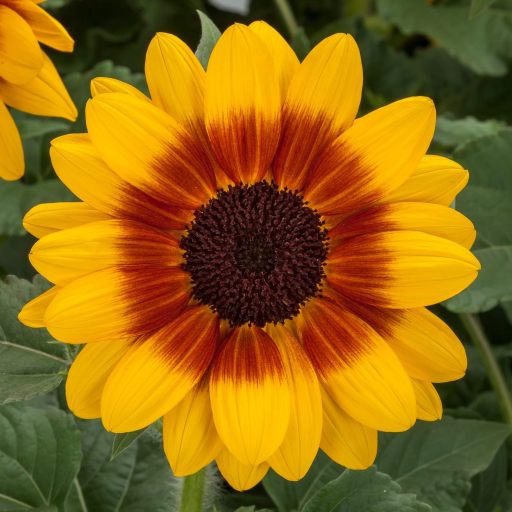
#> input picture assets/sunflower-1024x1024.jpg, 1024 x 1024 px (shown at 1/2 size)
$ python -i image_processor.py   (imports and definitions only)   (older library calls are emulated)
#> lines starting #> are read from the running program, lines starting #| are printed output that depends on the picture
### mosaic_generator/utils.py
"""Helper functions shared by the other modules.

* Input validation -- `check_int`, `check_float`, `check_choice` raise `MosaicInputError`
  with a message that names the parameter, the bad value and what is allowed.
* Files           -- `read_image_file` reads an image file as RGB, with clear errors.
* Timing          -- `StageTimer` measures each step of the pipeline, for the
                     processing-time display in the web app.
* Memory          -- `scratch` hands out reusable work arrays; `freeze` makes a cached
                     array read-only.
"""

from __future__ import annotations

import threading
import time
from collections import OrderedDict
from contextlib import contextmanager
from pathlib import Path
from typing import Iterator, Sequence

import cv2
import numpy as np

from . import config


# --------------------------------------------------------------------------------------
# Input validation
# --------------------------------------------------------------------------------------


class MosaicInputError(ValueError):
    """Raised when an argument or input image cannot be used to build a mosaic.

    It is a `ValueError`, so callers that already catch `ValueError` keep working.
    """


def check_int(name: str, value, low: int, high: int) -> int:
    """Check that `value` is a whole number in [low, high] and return it as an int.

    Parameters
    ----------
    name : str
        Parameter name, used in the error message.
    value : Any
        The value to check. Floats with no fractional part (e.g. 32.0 from a UI slider)
        are accepted.
    low, high : int
        Inclusive bounds.

    Returns
    -------
    int
        `value` converted to int.

    Raises
    ------
    MosaicInputError
        If `value` is not a whole number or lies outside [low, high].

    Example
    -------
    >>> check_int("grid_size", 32.0, 2, 256)
    32
    """
#> called with name = 'long_edge', value = 768, low = 32, high = 4096
    try:
        as_float = float(value)
#> as_float = 768
    except (TypeError, ValueError):
        raise MosaicInputError(f"{name} must be a whole number, got {value!r}") from None
    if not as_float.is_integer():
        raise MosaicInputError(f"{name} must be a whole number, got {value!r}")
    as_int = int(as_float)
#> as_int = 768
    if not low <= as_int <= high:
        raise MosaicInputError(f"{name} must be between {low} and {high}, got {as_int}")
    return as_int


# [114 lines left out: functions check_float, check_choice, read_image_file, not called in this run]


# --------------------------------------------------------------------------------------
# Timing
# --------------------------------------------------------------------------------------


class StageTimer:
    """Measure how long each named step of a computation takes.

    Use one `stage(...)` block per step; repeated names add up. Times are wall-clock
    milliseconds from `time.perf_counter`.

    Example
    -------
    >>> timer = StageTimer()
    >>> with timer.stage("match"):
    ...     pass
    >>> list(timer.stages_ms)
    ['match']
    """

    # [86 lines left out: functions __init__, stage, total_ms, freeze, not called in this run]


_local = threading.local()


# [51 lines left out: function scratch, not called in this run]

### mosaic_generator/image_processor.py
"""Image loading, preprocessing and grid division.

The steps that come before tile matching:

1. `load_image`            -- read a file, or accept an array or PIL image, as RGB uint8
2. `to_working_resolution` -- resize once, so the longest side is `long_edge` pixels
3. `crop_to_grid`          -- center-crop so the image splits into whole square cells
4. `cell_statistics`       -- mean color (and optionally contrast) of every cell

`prepare_image` runs steps 1-3 in one call. `segmented_view` turns the cell colors back
into a full-size picture of the grid, for display.

Example:
    >>> img = np.zeros((300, 400, 3), np.uint8)
    >>> grid = prepare_image(img, grid_size=20, long_edge=400)
    >>> grid.n_rows, grid.n_cols, grid.cell_px
    (15, 20, 20)
"""

from __future__ import annotations

from pathlib import Path
from typing import NamedTuple

import cv2
import numpy as np

from . import config
from .config import LUMA
from .utils import MosaicInputError, check_int, read_image_file


class GridImage(NamedTuple):
    """An image cropped to a whole number of square cells.

    Attributes
    ----------
    image : np.ndarray
        (n_rows * cell_px, n_cols * cell_px, 3) uint8 RGB image.
    n_rows : int
        Number of cell rows.
    n_cols : int
        Number of cell columns.
    cell_px : int
        Side of every cell, in pixels.
    """

    image: np.ndarray
    n_rows: int
    n_cols: int
    cell_px: int


# --------------------------------------------------------------------------------------
# Loading
# --------------------------------------------------------------------------------------


def as_rgb_uint8(image) -> np.ndarray:
    """Convert any image array to a contiguous (H, W, 3) uint8 RGB array.

    Handles the formats a web upload or an image library can produce: grayscale,
    single-channel, RGBA, and float images in [0, 1] or [0, 255].

    Parameters
    ----------
    image : array-like
        (H, W), (H, W, 1), (H, W, 3) or (H, W, 4) image of any numeric dtype, or an
        object NumPy can turn into one (e.g. a PIL image).

    Returns
    -------
    np.ndarray
        (H, W, 3) uint8 RGB image.

    Raises
    ------
    MosaicInputError
        If there is no image, the array has the wrong shape, is empty, or contains
        NaN or infinite values.

    Example
    -------
    >>> as_rgb_uint8(np.full((2, 2), 0.5)).tolist()[0][0]
    [127, 127, 127]
    """
    if image is None:
        raise MosaicInputError("no image was given")
    arr = np.asarray(image)
    if arr.dtype == object or not np.issubdtype(arr.dtype, np.number):
        raise MosaicInputError(f"image must be numeric pixel data, got dtype {arr.dtype}")
    if arr.ndim not in (2, 3) or (arr.ndim == 3 and arr.shape[2] not in (1, 3, 4)):
        raise MosaicInputError(
            f"image must have shape (H, W), (H, W, 1), (H, W, 3) or (H, W, 4), got {arr.shape}")
    if arr.shape[0] == 0 or arr.shape[1] == 0:
        raise MosaicInputError(f"image is empty (shape {arr.shape})")

    if arr.dtype != np.uint8:
        if not np.all(np.isfinite(arr)):
            raise MosaicInputError("image contains NaN or infinite values")
        if np.issubdtype(arr.dtype, np.floating) and arr.max() <= 1.0:
            arr = arr * 255.0                     # floats from image libraries are often 0-1
        arr = np.clip(arr, 0, 255).astype(np.uint8)

    if arr.ndim == 2:
        arr = cv2.cvtColor(arr, cv2.COLOR_GRAY2RGB)
    elif arr.shape[2] == 1:
        arr = cv2.cvtColor(arr[:, :, 0], cv2.COLOR_GRAY2RGB)
    elif arr.shape[2] == 4:
        arr = cv2.cvtColor(arr, cv2.COLOR_RGBA2RGB)
    return np.ascontiguousarray(arr)


def load_image(source) -> np.ndarray:
    """Load an image from a file path, a NumPy array or a PIL image, as RGB uint8.

    Parameters
    ----------
    source : str, Path, np.ndarray or PIL.Image.Image
        A path to an image file, or the image itself.

    Returns
    -------
    np.ndarray
        (H, W, 3) uint8 RGB image.

    Raises
    ------
    MosaicInputError
        If the file cannot be read or the image data cannot be used
        (see `utils.read_image_file` and `as_rgb_uint8`).

    Example
    -------
    >>> load_image(np.zeros((4, 5), np.uint8)).shape
    (4, 5, 3)
    """
    if isinstance(source, (str, Path)):
        return read_image_file(source)
    return as_rgb_uint8(source)


# --------------------------------------------------------------------------------------
# Resizing and grid division
# --------------------------------------------------------------------------------------


def to_working_resolution(image: np.ndarray, long_edge: int = config.DEFAULT_LONG_EDGE) -> np.ndarray:
    """Resize an image once, so that its longest side is `long_edge` pixels.

    A fixed working resolution keeps the cost of a mosaic independent of how large a
    photo the user uploads. Shrinking uses area averaging, which averages over each
    output pixel's footprint and so keeps the cell colors accurate; enlarging uses cubic
    interpolation. An image that already has the right size is returned unchanged.

    Parameters
    ----------
    image : np.ndarray
        (H, W, 3) uint8 RGB image.
    long_edge : int, default config.DEFAULT_LONG_EDGE
        Target length of the longest side, between `config.MIN_LONG_EDGE` and
        `config.MAX_LONG_EDGE`.

    Returns
    -------
    np.ndarray
        The resized (or unchanged) image; the aspect ratio is kept.

    Raises
    ------
    MosaicInputError
        If `long_edge` is out of range.

    Example
    -------
    >>> to_working_resolution(np.zeros((100, 200, 3), np.uint8), 400).shape
    (200, 400, 3)
    """
    long_edge = check_int("long_edge", long_edge, config.MIN_LONG_EDGE, config.MAX_LONG_EDGE)
#> long_edge = 768
    h, w = image.shape[:2]
#> h = 1024; w = 1024
    scale = long_edge / max(h, w)
#> scale = 0.75
    if np.isclose(scale, 1.0):
        return image
    new_w, new_h = max(1, round(w * scale)), max(1, round(h * scale))
#> new_w = 768; new_h = 768
    interp = cv2.INTER_AREA if scale < 1 else cv2.INTER_CUBIC
#> interp = 3
    return cv2.resize(image, (new_w, new_h), interpolation=interp)
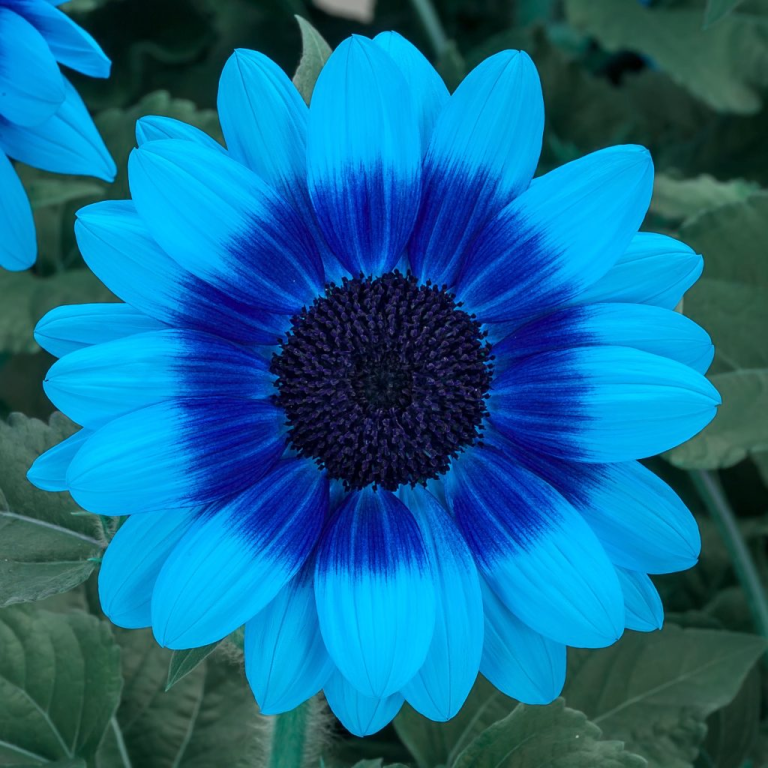
#> returned value: shape (768, 768, 3); mean of channels 0, 1, 2 145.5, 103.5, 17.4; drawn as B, G, R


def grid_shape(height: int, width: int, grid_size: int) -> tuple[int, int, int]:
    """Work out the grid for an image: square cells, about `grid_size` of them across.

    The requested count sets the cell size (`width // grid_size`); the grid then takes
    every whole cell that fits on each axis. This keeps the crop below one cell per axis.

    Parameters
    ----------
    height, width : int
        Image size in pixels.
    grid_size : int
        Requested number of cells across, between `config.MIN_GRID_SIZE` and
        `config.MAX_GRID_SIZE`.

    Returns
    -------
    tuple of (int, int, int)
        (n_rows, n_cols, cell_px).

    Raises
    ------
    MosaicInputError
        If `grid_size` is out of range, the image is narrower than `grid_size` pixels,
        shorter than one cell, or the cells would be larger than `config.MAX_CELL_PX`.

    Example
    -------
    >>> grid_shape(512, 512, 32)
    (32, 32, 16)
    """
    grid_size = check_int("grid_size", grid_size, config.MIN_GRID_SIZE, config.MAX_GRID_SIZE)
    if width < grid_size:
        raise MosaicInputError(
            f"the image is {width} px wide, too small for a grid of {grid_size} cells across "
            f"(each cell needs at least 1 px); use a smaller grid or a larger image")
    cell = width // grid_size
    if cell > config.MAX_CELL_PX:
        raise MosaicInputError(
            f"cells would be {cell} px wide, more than the {config.MAX_CELL_PX} px limit; "
            f"use a larger grid size or a smaller working resolution")
    if height < cell:
        raise MosaicInputError(
            f"the image is {height} px tall, shorter than one {cell} px cell; "
            f"use a larger grid size or a less wide image")
    return height // cell, width // cell, cell


def crop_to_grid(image: np.ndarray, grid_size: int) -> GridImage:
    """Center-crop an image so it splits exactly into square cells.

    At most `cell_px - 1` pixels are removed per axis, so the grid can be handled as a
    plain reshape, with no padding and no partial cells at the edges.

    Parameters
    ----------
    image : np.ndarray
        (H, W, 3) uint8 RGB image.
    grid_size : int
        Requested number of cells across (see `grid_shape`).

    Returns
    -------
    GridImage
        The cropped, contiguous image and its grid layout.

    Raises
    ------
    MosaicInputError
        If the grid does not fit the image (see `grid_shape`).

    Example
    -------
    >>> crop_to_grid(np.zeros((100, 130, 3), np.uint8), 13).image.shape
    (100, 130, 3)
    """
#> called with grid_size = 48
    h, w = image.shape[:2]
#> h = 768; w = 768
    n_rows, n_cols, cell = grid_shape(h, w, grid_size)
#> in grid_shape, `cell = width // grid_size`: cell = 16
#> n_rows = 48; n_cols = 48; cell = 16
    target_h, target_w = n_rows * cell, n_cols * cell
#> target_h = 768; target_w = 768
    top, left = (h - target_h) // 2, (w - target_w) // 2
#> top = 0; left = 0
    cropped = np.ascontiguousarray(image[top:top + target_h, left:left + target_w])
    return GridImage(cropped, n_rows, n_cols, cell)


def prepare_image(source, grid_size: int = config.DEFAULT_GRID_SIZE,
                  long_edge: int = config.DEFAULT_LONG_EDGE) -> GridImage:
    """Load, resize and crop an image, ready for the mosaic (steps 1-3 in one call).

    Parameters
    ----------
    source : str, Path, np.ndarray or PIL.Image.Image
        The input image or a path to it.
    grid_size : int, default config.DEFAULT_GRID_SIZE
        Requested number of cells across.
    long_edge : int, default config.DEFAULT_LONG_EDGE
        Working resolution: the longest side after resizing, in pixels.

    Returns
    -------
    GridImage
        The cropped image and its grid layout.

    Raises
    ------
    MosaicInputError
        If the image cannot be loaded or the parameters are out of range.

    Example
    -------
    >>> prepare_image(np.zeros((512, 512, 3), np.uint8), 32, 512)[1:]
    (32, 32, 16)
    """
    return crop_to_grid(to_working_resolution(load_image(source), long_edge), grid_size)


# --------------------------------------------------------------------------------------
# Cell statistics
# --------------------------------------------------------------------------------------


# [148 lines left out: functions cell_statistics, cell_means, quantize_colors, segmented_view, not called in this run]

>>> import cv2
>>> picture = cv2.cvtColor(cv2.imread('../assets/sunflower-1024x1024.jpg'), cv2.COLOR_BGR2RGB)
>>> result = prepare_image(picture)

$ run again, on assets/vibrant-sunflower-bloom-stockcake-256x256.jpg
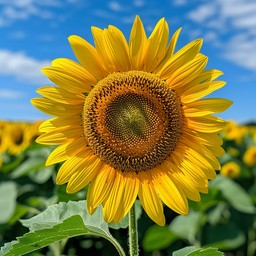
#> input picture assets/vibrant-sunflower-bloom-stockcake-256x256.jpg, 256 x 256 px
#> as_float = 768
#> scale = 3
#> new_w = 768
#> interp = 2
#> in to_working_resolution, `return cv2.resize(image, (new_w, new_h), interpolation=interp)`:
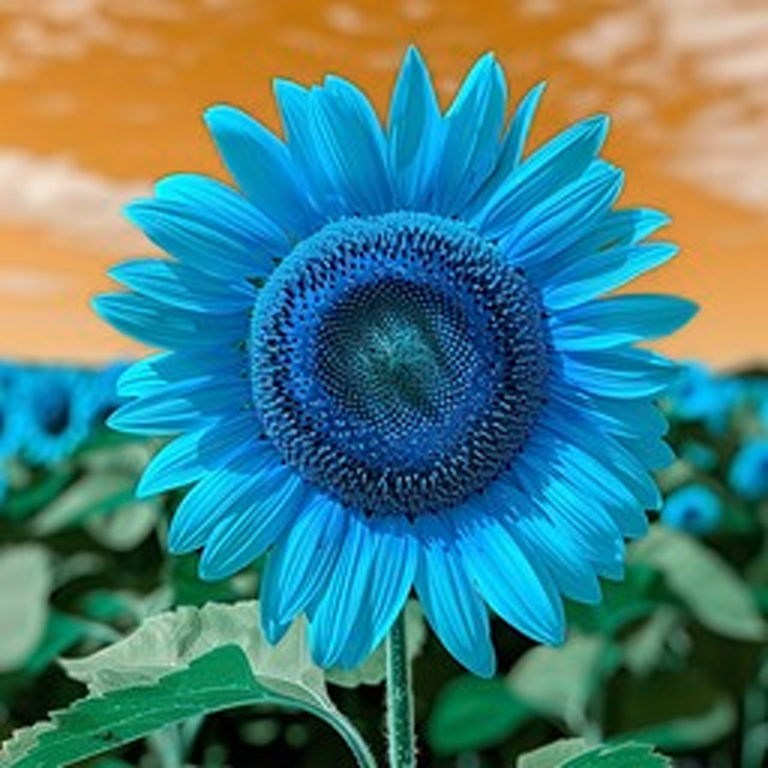
#> returned value: shape (768, 768, 3); mean of channels 0, 1, 2 125.2, 128.1, 74.5; drawn as B, G, R
#> in crop_to_grid, `h, w = image.shape[:2]`: h = 768
#> in grid_shape, `cell = width // grid_size`: cell = 16
#> in crop_to_grid, `n_rows, n_cols, cell = grid_shape(h, w, grid_size)`: n_rows = 48; cell = 16
#> target_h = 768
#> top = 0

$ run again, on assets/vibrant-sunflower-bloom-stockcake-512x512.jpg
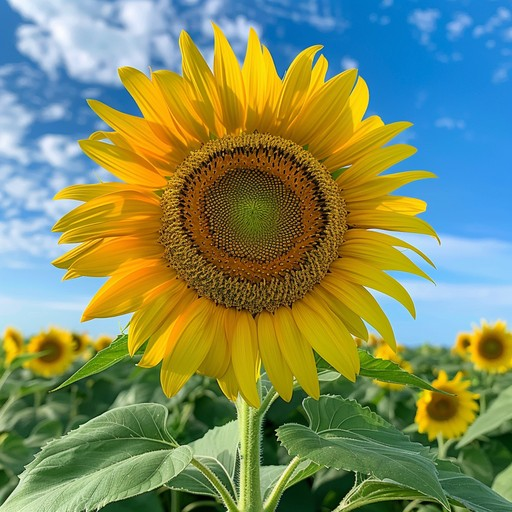
#> input picture assets/vibrant-sunflower-bloom-stockcake-512x512.jpg, 512 x 512 px
#> as_float = 768
#> scale = 1.5
#> new_w = 768
#> interp = 2
#> in to_working_resolution, `return cv2.resize(image, (new_w, new_h), interpolation=interp)`:
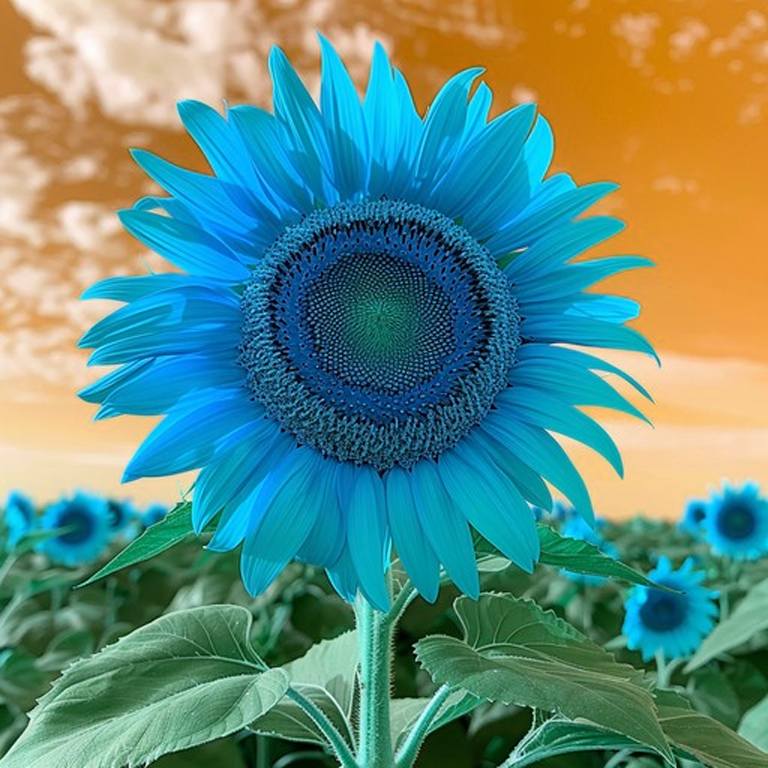
#> returned value: shape (768, 768, 3); mean of channels 0, 1, 2 126.1, 140.5, 97.4; drawn as B, G, R
#> in crop_to_grid, `h, w = image.shape[:2]`: h = 768
#> in grid_shape, `cell = width // grid_size`: cell = 16
#> in crop_to_grid, `n_rows, n_cols, cell = grid_shape(h, w, grid_size)`: n_rows = 48; cell = 16
#> target_h = 768
#> top = 0
